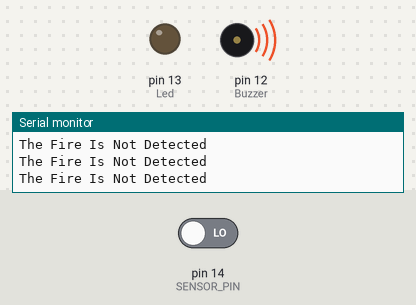
Simulated run of this sketch. Board: Arduino Uno, built with avr-gcc and run on an emulated ATmega328P. On the bench: output pins drawn as LEDs (lit = HIGH), buzzer (waves = sounding, pin HIGH), the last lines printed to the serial monitor. The test bench sets the inputs (shaded band); at power-on: pin 14 (SENSOR_PIN) LOW.

Above: at 1.2 s.
1.3 s: pin 14 (SENSOR_PIN) driven HIGH
At 1.9 s:
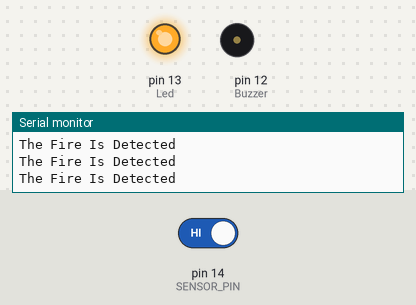
2.8 s: pin 14 (SENSOR_PIN) driven LOW
At 3.2 s:
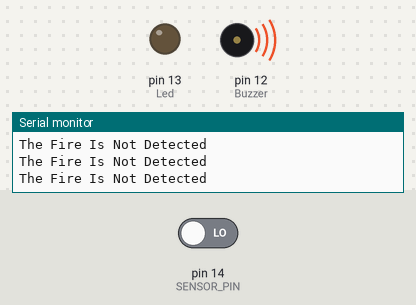
Timing chart, 0 to 5.8 s (numbered marks = the images above; inputs shaded):
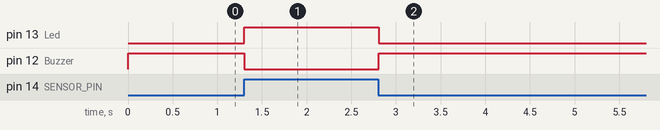

The sketch:

Flame_Sensor.ino
```cpp
#define SENSOR_PIN 14
#define Led 13
#define Buzzer 12

void setup() {

  Serial.begin(9600);
  pinMode(SENSOR_PIN, INPUT);
  pinMode(Led, OUTPUT);
  pinMode(Buzzer, OUTPUT);
}

void loop() {

  int flame_state = digitalRead(SENSOR_PIN);

  if (flame_state == HIGH) {
    Serial.println("The Fire Is Detected");
    digitalWrite(Led, HIGH);
    digitalWrite(Buzzer, LOW);
  } else {
    Serial.println("The Fire Is Not Detected");
    digitalWrite(Led, LOW);
    digitalWrite(Buzzer, HIGH);
  }
  delay(100);
}
```

Measured:
- after the input at 1.3 s, pin 13 (Led): LOW → HIGH at once; pin 12 (Buzzer): HIGH → LOW at once
- after the input at 2.8 s, pin 13 (Led): HIGH → LOW at once; pin 12 (Buzzer): LOW → HIGH at once
